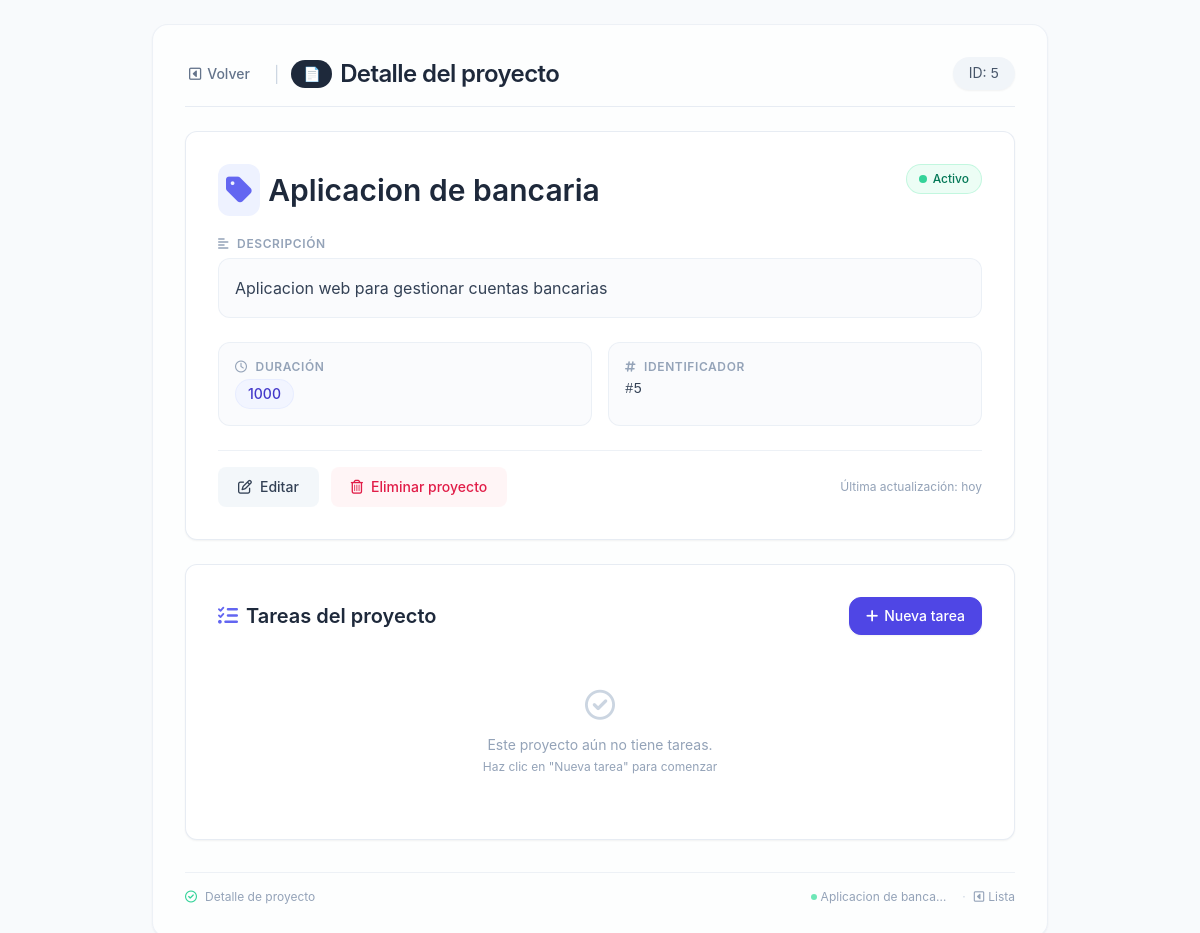
The app's page /proyectos/5/, older data.
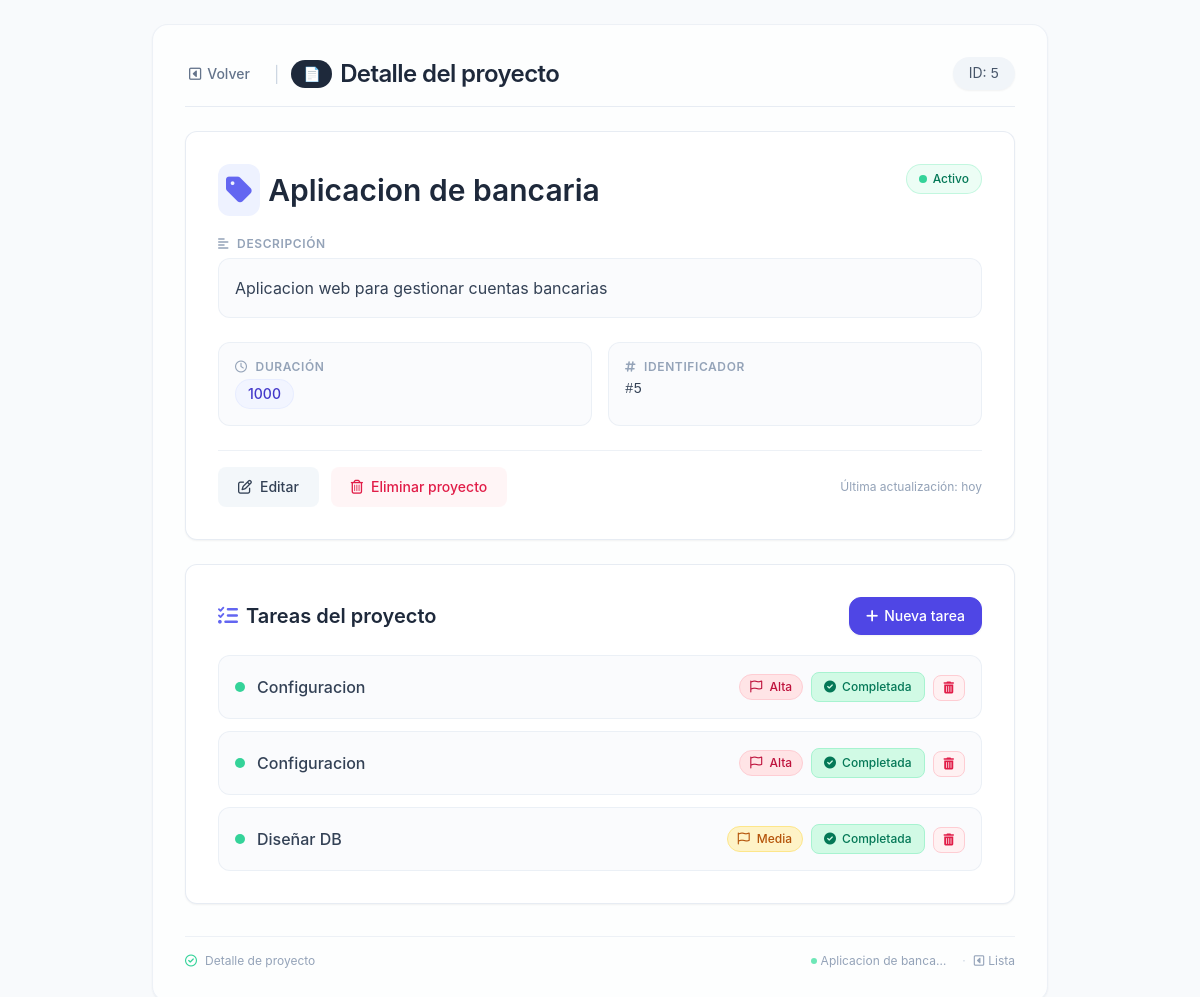
The same page, newer data.
### gestor_proyectos/models.py (models this page shows, shortened)
class Proyecto(models.Model):
    nombre= models.CharField(max_length=100) #Campo de texto (varchar)
    descripcion= models.TextField() #Campo de texto largo (text)
    duracion= models.IntegerField() #Campo de numero entero (int)
    imagen = models.ImageField(upload_to='img/', default='img/logo.png')

class Tarea(models.Model):
    PRIORIDAD_CHOICES = [
        ('BAJA', 'Baja'),
        ('MEDIA', 'Media'),
        ('ALTA', 'Alta'),
    ]
    ESTADO_CHOICES = [
        ('PENDIENTE', 'Pendiente'),
        ('EN_PROGRESO', 'En progreso'),
        ('COMPLETADA', 'Completada'),
    ]
    proyecto = models.ForeignKey(
        Proyecto,
        on_delete=models.CASCADE,
        related_name='tareas'
    )
    titulo = models.CharField(max_length=50)
    prioridad = models.CharField(
        max_length=10,
        choices=PRIORIDAD_CHOICES,
        default='MEDIA'
    )
    estado = models.CharField(
        max_length=11,
        choices=ESTADO_CHOICES,
        default='PENDIENTE'
    )

### gestor_proyectos/views.py (the view)
# urls.py: path('proyectos/<int:id>/', views.ver_proyecto, name='ver_proyecto'),
def ver_proyecto(request, id):
    proyecto = Proyecto.objects.get(id=id)
    print(proyecto.tareas.all)
    return render(request, 'detalle_proyecto.html', {'proyecto': proyecto})

### gestor_proyectos/templates/detalle_proyecto.html (shortened to what this page needs)
<!DOCTYPE html>
<html lang="es">
<head>
    <script src="https://cdn.tailwindcss.com"></script>
    <link rel="stylesheet" href="https://cdnjs.cloudflare.com/ajax/libs/font-awesome/6.0.0-beta3/css/all.min.css" />
</head>
<body class="antialiased text-slate-700 p-4 md:p-6">
    <main class="max-w-4xl mx-auto bg-white/70 backdrop-blur-sm rounded-2xl shadow-sm p-6 md:p-8 border border-slate-200/60">
        <div class="flex flex-wrap items-center justify-between gap-4 mb-6 border-b border-slate-200/80 pb-4">
            <div class="flex items-center gap-3">
                <a href="{% url 'proyectos' %}"
                   class="inline-flex items-center gap-1.5 text-sm font-medium text-slate-500 hover:text-slate-700 transition-colors enlace-accion px-3 py-1.5 rounded-lg -ml-2">
                    <i class="fa-regular fa-square-caret-left"></i>
                    Volver
                </a>
                <span class="text-slate-300">|</span>
                <h1 class="text-2xl font-semibold tracking-tight text-slate-800 flex items-center gap-2">
                    <span class="bg-slate-800 text-white text-sm font-medium px-3 py-1 rounded-full">📄</span>
                    Detalle del proyecto
                </h1>
            </div>
            <div class="text-sm bg-slate-100 px-4 py-1.5 rounded-full text-slate-600 shadow-sm">
                ID: <span class="font-mono font-medium">{{ proyecto.id }}</span>
            </div>
        </div>
        <div class="detalle-card bg-white border border-slate-200/80 rounded-xl p-6 md:p-8 shadow-sm">
            <div class="flex flex-wrap items-start justify-between gap-4 mb-5">
                <h2 class="text-2xl md:text-3xl font-semibold text-slate-800 break-words flex items-center gap-2">
                    <span class="bg-indigo-50 p-2 rounded-xl text-indigo-500">
                        <i class="fa-solid fa-tag"></i>
                    </span>
                    {{ proyecto.nombre }}
                </h2>
                <span class="inline-flex items-center gap-1.5 text-xs font-medium text-emerald-700 bg-emerald-50 px-3 py-1.5 rounded-full border border-emerald-200/60">
                    <span class="w-2 h-2 rounded-full bg-emerald-400"></span>
                    Activo
                </span>
            </div>
            <div class="mb-6">
                <h3 class="text-xs font-semibold text-slate-400 uppercase tracking-wider mb-1.5 flex items-center gap-2">
                    <i class="fa-solid fa-align-left text-slate-400"></i>
                    Descripción
                </h3>
                <div class="bg-slate-50/70 rounded-xl p-4 border border-slate-200/60">
                    <p class="text-slate-700 leading-relaxed">
                        {{ proyecto.descripcion|default:"<span class='text-slate-400 italic'>Sin descripción proporcionada</span>" }}
                    </p>
                </div>
            </div>
            <div class="grid grid-cols-1 sm:grid-cols-2 gap-4 mb-6">
                <div class="bg-slate-50/70 rounded-xl p-4 border border-slate-200/60">
                    <h3 class="text-xs font-semibold text-slate-400 uppercase tracking-wider mb-1 flex items-center gap-2">
                        <i class="fa-regular fa-clock"></i>
                        Duración
                    </h3>
                    <p class="text-slate-700 font-medium flex items-center gap-2">
                        <span class="bg-indigo-50/70 px-3 py-1 rounded-full text-indigo-700 border border-indigo-100/60 text-sm">
                            {{ proyecto.duracion|default:"No especificada" }}
                        </span>
                    </p>
                </div>
                <div class="bg-slate-50/70 rounded-xl p-4 border border-slate-200/60">
                    <h3 class="text-xs font-semibold text-slate-400 uppercase tracking-wider mb-1 flex items-center gap-2">
                        <i class="fa-regular fa-hashtag"></i>
                        Identificador
                    </h3>
                    <p class="text-slate-700 font-mono text-sm">#{{ proyecto.id }}</p>
                </div>
            </div>
            <div class="flex flex-wrap items-center gap-3 pt-4 border-t border-slate-200/60 mt-2">
                <a href="{% url 'editar_proyecto' proyecto.id %}"
                   class="enlace-accion inline-flex items-center gap-2 px-5 py-2.5 text-sm font-medium text-slate-700 bg-slate-100/80 hover:bg-slate-200/80 rounded-lg transition-colors">
                    <i class="fa-regular fa-pen-to-square"></i>
                    Editar
                </a>
                <a href="{% url 'eliminar_proyecto' proyecto.id %}"
                   class="enlace-accion inline-flex items-center gap-2 px-5 py-2.5 text-sm font-medium text-rose-600 bg-rose-50/70 hover:bg-rose-100/80 rounded-lg transition-colors">
                    <i class="fa-regular fa-trash-can"></i>
                    Eliminar proyecto
                </a>
                <span class="text-xs text-slate-400 ml-auto">Última actualización: hoy</span>
            </div>
        </div>
        <div class="mt-6 bg-white border border-slate-200/80 rounded-xl p-6 md:p-8 shadow-sm">
            <div class="flex items-center justify-between gap-4 mb-5">
                <h2 class="text-xl font-semibold text-slate-800 flex items-center gap-2">
                    <i class="fa-solid fa-list-check text-indigo-500"></i>
                    Tareas del proyecto
                </h2>
                <a href="{% url 'crear_tarea' proyecto.id %}"
                   class="inline-flex items-center gap-1.5 px-4 py-2 bg-indigo-600 text-white text-sm font-medium rounded-xl border border-indigo-600 hover:bg-indigo-700 transition-colors shadow-sm">
                    <i class="fa-solid fa-plus"></i>
                    <span class="hidden sm:inline">Nueva tarea</span>
                </a>
            </div>
            <ul class="space-y-3">
                {% for tarea in proyecto.tareas.all %}
                    <li class="flex flex-col sm:flex-row items-start sm:items-center gap-2 p-4 bg-slate-50/70 rounded-xl border border-slate-200/60 hover:border-indigo-200 transition-colors">
                        <div class="flex items-center gap-3 flex-1 min-w-0 w-full sm:w-auto">
                            <span class="w-2.5 h-2.5 rounded-full flex-shrink-0
                                {% if tarea.estado == 'COMPLETADA' %}bg-emerald-400
                                {% elif tarea.estado == 'EN_PROGRESO' %}bg-amber-400
                                {% else %}bg-slate-400{% endif %}">
                            </span>
                            <span class="font-medium text-slate-700 truncate">{{ tarea.titulo }}</span>
                        </div>
                        <div class="flex flex-wrap items-center gap-2 w-full sm:w-auto ml-0 sm:ml-auto">
                            <span class="text-xs font-medium px-2.5 py-1 rounded-full
                                {% if tarea.prioridad == 'ALTA' %}bg-rose-100 text-rose-700 border border-rose-200
                                {% elif tarea.prioridad == 'MEDIA' %}bg-amber-100 text-amber-700 border border-amber-200
                                {% else %}bg-emerald-100 text-emerald-700 border border-emerald-200{% endif %}">
                                <i class="fa-regular fa-flag mr-1"></i>
                                {{ tarea.get_prioridad_display }}
                            </span>
                            <form action="{% url 'avanzar_estado_tarea' tarea.id %}" method="post" class="inline">
                                <button type="submit"
                                        class="btn-tarea inline-flex items-center gap-1.5 px-3 py-1.5 text-xs font-medium rounded-lg transition-colors
                                        {% if tarea.estado == 'COMPLETADA' %}
                                            bg-emerald-100 text-emerald-700 hover:bg-emerald-200 border border-emerald-200
                                        {% elif tarea.estado == 'EN_PROGRESO' %}
                                            bg-amber-100 text-amber-700 hover:bg-amber-200 border border-amber-200
                                        {% else %}
                                            bg-slate-100 text-slate-600 hover:bg-slate-200 border border-slate-200
                                        {% endif %}">
                                    {% if tarea.estado == 'COMPLETADA' %}
                                        <i class="fa-solid fa-circle-check"></i>
                                        {{ tarea.get_estado_display }}
                                    {% else %}
                                        <i class="fa-regular fa-circle-right"></i>
                                        {% if tarea.estado == 'PENDIENTE' %}Iniciar{% else %}Avanzar{% endif %}
                                    {% endif %}
                                </button>
                            </form>
                            <form action="{% url 'eliminar_tarea' tarea.id %}" method="post" class="inline">
                                <button onclick="return confirm('¿Estás seguro de eliminar esta tarea?')"
                                        type="submit"
                                        class="btn-tarea inline-flex items-center gap-1.5 px-2.5 py-1.5 text-xs font-medium rounded-lg transition-colors
                                        bg-rose-50 text-rose-600 hover:bg-rose-100 border border-rose-200">
                                    <i class="fa-solid fa-trash-can"></i>
                                </button>
                            </form>
                        </div>
                    </li>
                {% empty %}
                    <li class="text-center text-slate-400 py-8">
                        <i class="fa-regular fa-circle-check text-3xl block mb-3 text-slate-300"></i>
                        <p class="text-sm">Este proyecto aún no tiene tareas.</p>
                        <p class="text-xs mt-1">Haz clic en "Nueva tarea" para comenzar</p>
                    </li>
                {% endfor %}
            </ul>
        </div>
        <div class="mt-8 pt-4 border-t border-slate-200/60 text-xs text-slate-400 flex flex-wrap justify-between items-center">
            <span class="flex items-center gap-2">
                <i class="fa-regular fa-circle-check text-emerald-400"></i>
                Detalle de proyecto
            </span>
            <span class="flex gap-3">
                <span class="inline-flex items-center gap-1">
                    <span class="w-1.5 h-1.5 rounded-full bg-emerald-300"></span>
                    {{ proyecto.nombre|truncatechars:20 }}
                </span>
                <span class="inline-flex items-center gap-1">
                    <span class="mx-1 text-slate-300">·</span>
                    <i class="fa-regular fa-square-caret-left"></i>
                    <a href="{% url 'proyectos' %}" class="hover:text-indigo-500 transition-colors">
                        Lista
                    </a>
                </span>
            </span>
        </div>
    </main>
</body>
</html>

### gestor_proyectos/templates/detalle_proyecto.html (style rules this page uses)
body { font-family: 'Inter', -apple-system, BlinkMacSystemFont, 'Segoe UI', Roboto, sans-serif; background-color: #f8fafc; }
.detalle-card { transition: box-shadow 0.15s ease, transform 0.1s ease; }
.enlace-accion { transition: color 0.15s, background-color 0.15s; }
.btn-tarea { transition: all 0.15s ease; }

Row changes from the older to the newer data that the page shows:
added Tarea: titulo "Configuracion", prioridad "Alta", estado "Completada"
added Tarea: titulo "Configuracion", prioridad "Alta", estado "Completada"
added Tarea: titulo "Diseñar DB", prioridad "Media", estado "Completada"
Text that changed along with them:
text no longer shown: "Este proyecto aún no tiene tareas. Haz clic en \"Nueva tarea\" para comenzar"
